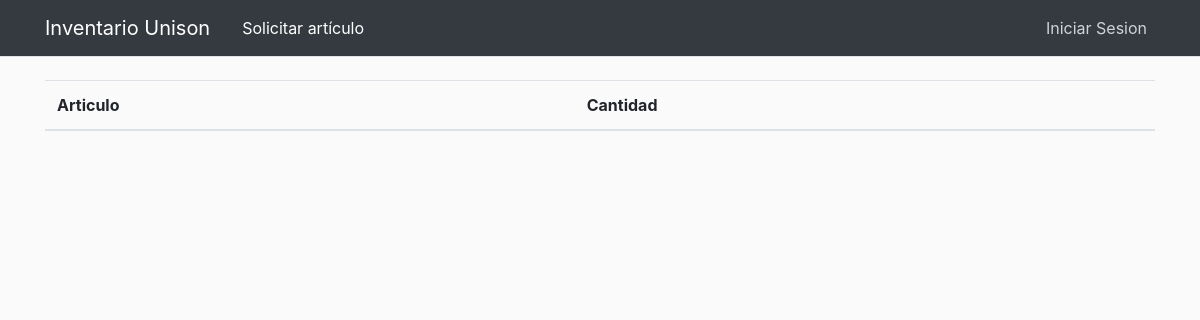
The page /movements/movement_info/27/ on the database as committed earlier.
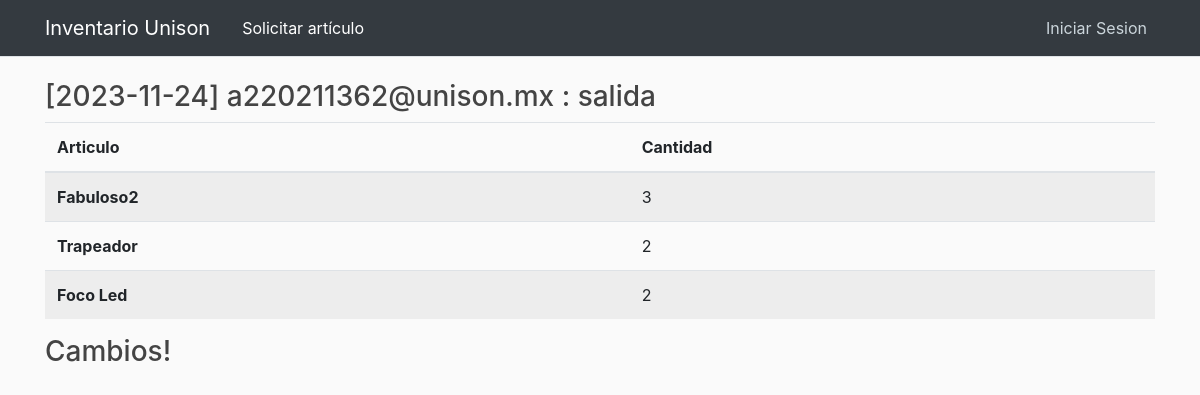
The same page on the database as committed later.
### inventory/models.py (models this page shows, shortened)
class Order(models.Model):
    item = models.ForeignKey(Item, on_delete=models.CASCADE)
    quantity = models.IntegerField(default=1)
    report = models.ForeignKey(Report, on_delete=models.CASCADE)
    def __str__(self):
        return f"[{self.report}] {self.item.name} : {self.quantity}"

class Report(models.Model):
    TYPE_MOVEMENT = [
        ('entrada', 'Entrada'),
        ('salida', 'Salida'),
    ]
    date = models.DateField(default=timezone.now)
    movement = models.CharField(max_length=10, choices=TYPE_MOVEMENT)
    user = models.ForeignKey(User, on_delete=models.CASCADE)
    reason = models.TextField(blank=True, null=True)
    def __str__(self):
        return f"[{self.date}] {self.user.username} : {self.movement}"

class Item(models.Model):
    CATEGORY_CHOICES = [
        ('papeleria', 'Papelería'),
        ('limpieza', 'Limpieza'),
        ('plomeria', 'Plomería'),
        ('electricidad', 'Electricidad'),
    ]
    UNIT_CHOICES = [
        ('paquete', 'Paquete'),
        ('block', 'Block'),
        ('individual', 'Individual'),
        ('caja', 'Caja'),
    ]
    name = models.CharField(max_length=255)
    image = models.ImageField(default='default_item.jpg', upload_to='item_pics')
    id = models.AutoField(primary_key=True)
    category = models.CharField(max_length=20, choices=CATEGORY_CHOICES)
    description = models.TextField()
    unit_type = models.CharField(max_length=20, choices=UNIT_CHOICES)
    unit_price = models.DecimalField(max_digits=10, decimal_places=2)
    stock = models.IntegerField(default=0)
    low_stock_threshold = models.IntegerField(default=10)
    unison = models.BooleanField(default=True)

### inventory/views.py (the view)
# urls.py: path('movements/movement_info/<int:movement_id>/', views.movement_info, name='movement_info'),
def movement_info(request, movement_id):
    orders = Order.objects.filter(report_id=movement_id)
    print(orders.all())
    return render(request, 'inventory/movement_info.html', {'title': 'Movement Info', 'orders': orders})

### inventory/templates/inventory/movement_info.html
{% extends "base.html" %}
{% load crispy_forms_filters %}
{% load crispy_forms_tags %}
{% block content %}
    <h3>{{ orders.first.report }}</h3>
    <table class="table table-striped">
        <thead>
        <tr>
            <th scope="col">Articulo</th>
            <th scope="col">Cantidad</th>
        </tr>
        </thead>
        <tbody>
        {% for order in orders %}
            <tr>
                <th scope="row">
                    {{ order.item.name }}
                </th>
                <td> {{ order.quantity }}</td>
            </tr>
        {% endfor %}
        </tbody>
    </table>
    <h3>{{ orders.first.report.reason }}</h3>
{% endblock content %}

Rows that differ between the two databases and show on the page:
added Order: first.report "[2023-11-24] a220211362@unison.mx : salida", item.name "Fabuloso2", quantity "3", first.report.reason "Cambios!"
added Order: item.name "Trapeador", quantity "2"
added Order: item.name "Foco Led", quantity "2"
